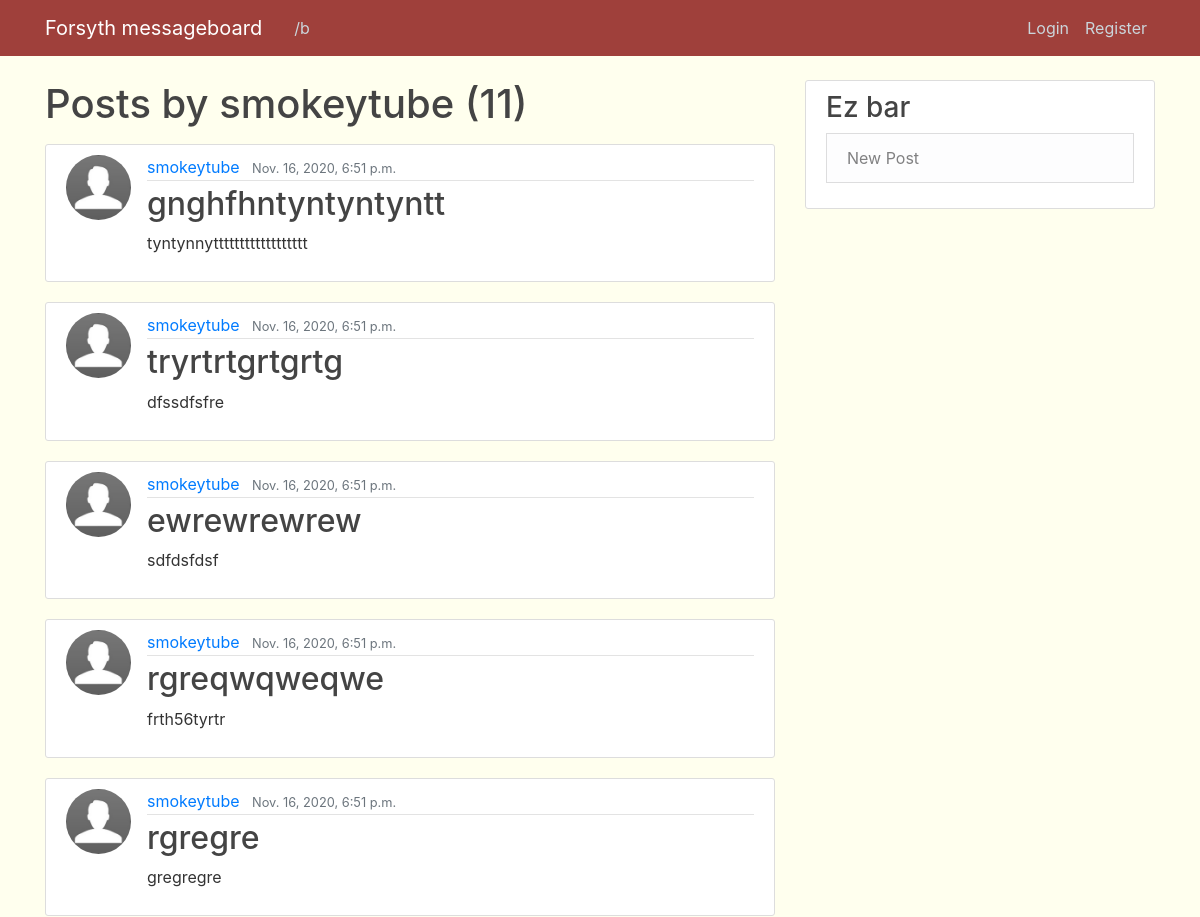
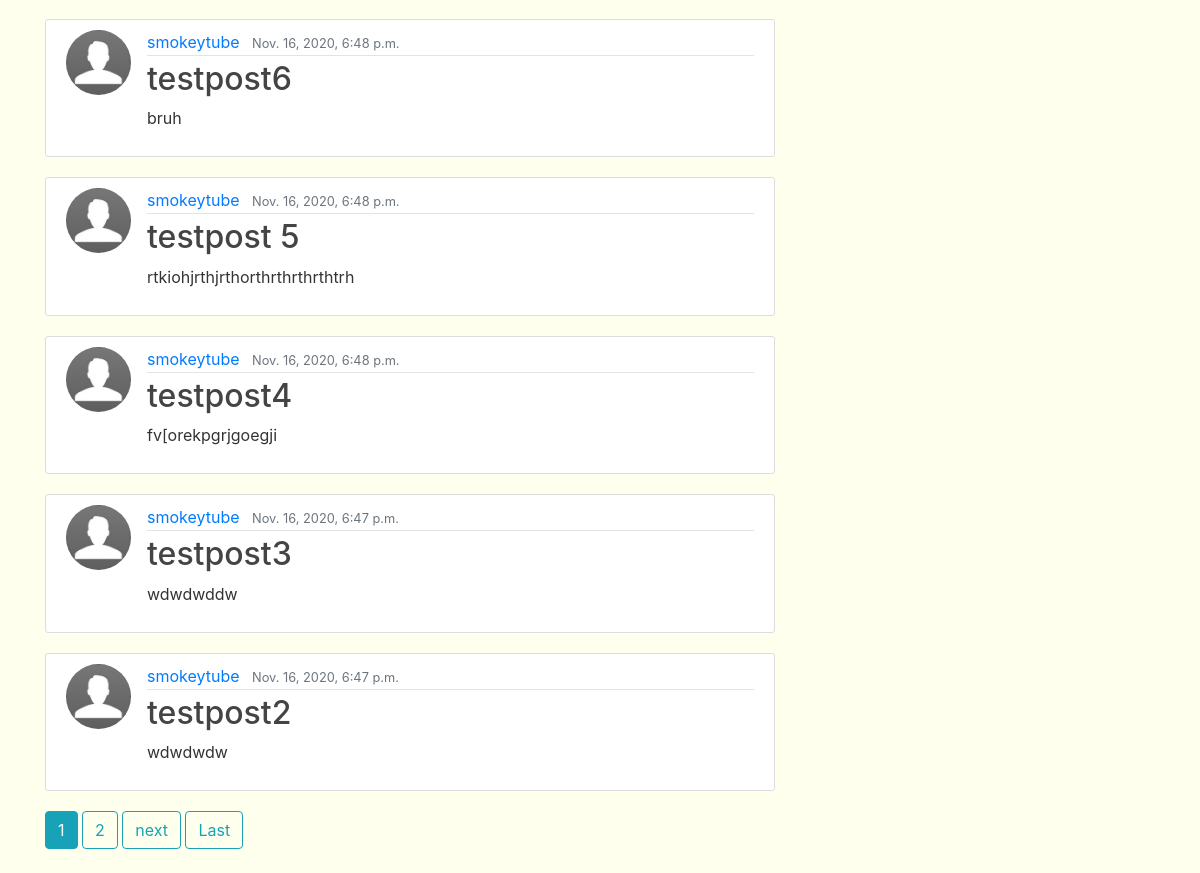
Page /brandom/user/smokeytube on the committed database (2 pictures, top to bottom).
### brandom/models.py (models this page shows, shortened)
class Post(models.Model):
    title = models.CharField(max_length=100)
    content = models.TextField()
    date_posted = models.DateTimeField(default=timezone.now)
    author = models.ForeignKey(User, on_delete=models.CASCADE)

### users/models.py (models this page shows, shortened)
class Profile(models.Model):
    user = models.OneToOneField(User, on_delete=models.CASCADE)
    image = models.ImageField(default='default.jpg', upload_to='profile_pics')

### brandom/views.py (the view)
# urls.py: path('user/<str:username>', UserPostListView.as_view(), name='user-posts'),
class UserPostListView(ListView):
    model = Post
    template_name = 'brandom/user_posts.html'
    context_object_name = 'posts'
    paginate_by = 10
    def get_queryset(self):
        user = get_object_or_404(User, username=self.kwargs.get('username'))
        return Post.objects.filter(author=user).order_by('-date_posted')

### brandom/templates/brandom/user_posts.html (shortened to what this page needs)
{% extends "brandom/base.html" %}
{% block content %}
<h1 class="mb-3">Posts by {{ view.kwargs.username }} ({{ page_obj.paginator.count }})</h1>
    {% for post in posts %}
            <article class="media content-section">
            <img class="rounded-circle article-img" src="{{ post.author.profile.image.url }}">
        <div class="media-body">
            <div class="article-metadata">
            <a class="mr-2" href="{% url 'user-posts' post.author.username %}">{{ post.author }}</a>
            <small class="text-muted">{{ post.date_posted }}</small>
            </div>
            <h2><a class="article-title" href="{% url 'post-detail' post.id %}">{{ post.title }}</a></h2>
            <p class="article-content">{{ post.content }}</p>
        </div>
        </article>
    {% endfor %}
    {% if is_paginated %}
        {% for num in page_obj.paginator.page_range %}
            {% if page_obj.number == num %}
            <a class="btn btn-info mb-4" href="?page={{ num }}">{{ num }}</a>
            {% elif num > page_obj.number|add:'-3' and num < page_obj.number|add:'3'%}
            <a class="btn btn-outline-info mb-4" href="?page={{ num }}">{{ num }}</a>
            {% endif %}
        {% endfor %}
        {% if page_obj.has_next %}
        <a class="btn btn-outline-info mb-4" href="?page={{ page_obj.next_page_number }}">next</a>
        <a class="btn btn-outline-info mb-4" href="?page={{ page_obj.paginator.num_pages }}">Last</a>
        {% endif %}
    {% endif %}
{% endblock content %}

### brandom/static/brandom/main.css (style rules this page uses)
body { background: #FFFFEE; color: #333333; margin-top: 5rem; }
h1, h2, h3, h4, h5, h6 { color: #444444; }
.content-section { background: #ffffff; padding: 10px 20px; border: 1px solid #dddddd; border-radius: 3px; margin-bottom: 20px; }
.article-title { color: #444444; }
.article-content { white-space: pre-line; }
.article-img { height: 65px; width: 65px; margin-right: 16px; }
.article-metadata { padding-bottom: 1px; margin-bottom: 4px; border-bottom: 1px solid #e3e3e3 }

### rows in the picture
Post: author.profile.image (placeholder picture), author "smokeytube", date_posted "Nov. 16, 2020, 6:51 p.m.", title "gnghfhntyntyntyntt", content "tyntynnytttttttttttttttttt"
Post: author.profile.image (placeholder picture), author "smokeytube", date_posted "Nov. 16, 2020, 6:51 p.m.", title "tryrtrtgrtgrtg", content "dfssdfsfre"
Post: author.profile.image (placeholder picture), author "smokeytube", date_posted "Nov. 16, 2020, 6:51 p.m.", title "ewrewrewrew", content "sdfdsfdsf"
Post: author.profile.image (placeholder picture), author "smokeytube", date_posted "Nov. 16, 2020, 6:51 p.m.", title "rgreqwqweqwe", content "frth56tyrtr"
Post: author.profile.image (placeholder picture), author "smokeytube", date_posted "Nov. 16, 2020, 6:51 p.m.", title "rgregre", content "gregregre"
Post: author.profile.image (placeholder picture), author "smokeytube", date_posted "Nov. 16, 2020, 6:48 p.m.", title "testpost6", content "bruh"
Post: author.profile.image (placeholder picture), author "smokeytube", date_posted "Nov. 16, 2020, 6:48 p.m.", title "testpost 5", content "rtkiohjrthjrthorthrthrthrthtrh"
Post: author.profile.image (placeholder picture), author "smokeytube", date_posted "Nov. 16, 2020, 6:48 p.m.", title "testpost4", content "fv[orekpgrjgoegji"
Post: author.profile.image (placeholder picture), author "smokeytube", date_posted "Nov. 16, 2020, 6:47 p.m.", title "testpost3", content "wdwdwddw"
Post: author.profile.image (placeholder picture), author "smokeytube", date_posted "Nov. 16, 2020, 6:47 p.m.", title "testpost2", content "wdwdwdw"

### other values in the picture
{{ view.kwargs.username }} "smokeytube"
{{ page_obj.paginator.count }} "11"
{{ num }} "1"
{{ num }} "2"
